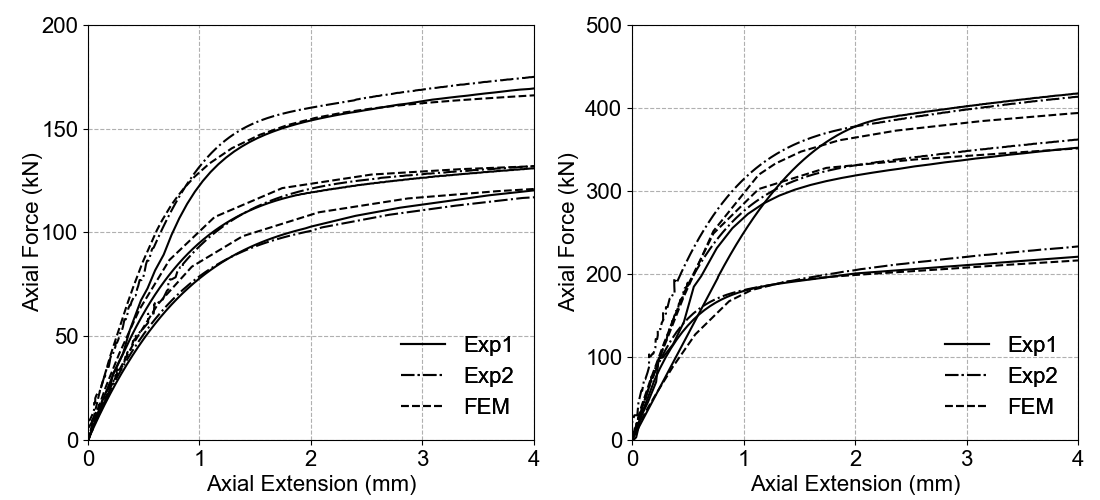

The script that drew this image:
inputfile1 = "/media/chenting/Work/Structural Engineering/Bolt Analysis/Bolt4/C1-1ExpLoadDisp.txt"
inputfile12 = "/media/chenting/Work/Structural Engineering/Bolt Analysis/Bolt4/C1-2ExpLoadDisp.txt"
inputfile1f = "/media/chenting/Work/Structural Engineering/Bolt Analysis/Bolt4/NoSFfem.txt"
inputfile2 = "/media/chenting/Work/Structural Engineering/Bolt Analysis/Bolt4/C2-1ExpLoadDisp.txt"
inputfile22 = "/media/chenting/Work/Structural Engineering/Bolt Analysis/Bolt4/C2-2ExpLoadDisp.txt"
inputfile2f = "/media/chenting/Work/Structural Engineering/Bolt Analysis/Bolt4/sf1fem.txt"
inputfile3 = "/media/chenting/Work/Structural Engineering/Bolt Analysis/Bolt4/C3-1ExpLoadDisp.txt"
inputfile32 = "/media/chenting/Work/Structural Engineering/Bolt Analysis/Bolt4/C3-2ExpLoadDisp.txt"
inputfile3f = "/media/chenting/Work/Structural Engineering/Bolt Analysis/Bolt4/sf2fem.txt"

inputfile4 = "/media/chenting/Work/Structural Engineering/Bolt Analysis/Bolt8/NoSF.txt"
inputfile42 = "/media/chenting/Work/Structural Engineering/Bolt Analysis/Bolt8/C4-2ExpLoadDisp.txt"
inputfile4f = "/media/chenting/Work/Structural Engineering/Bolt Analysis/Bolt8/NoSFfem.txt"
inputfile5 = "/media/chenting/Work/Structural Engineering/Bolt Analysis/Bolt8/sf81.txt"
inputfile5f = "/media/chenting/Work/Structural Engineering/Bolt Analysis/Bolt8/sf81fem.txt"
inputfile52 = "/media/chenting/Work/Structural Engineering/Bolt Analysis/Bolt8/C5-2ExpLoadDisp.txt"
inputfile6 = "/media/chenting/Work/Structural Engineering/Bolt Analysis/Bolt8/sf82.txt"
inputfile62 = "/media/chenting/Work/Structural Engineering/Bolt Analysis/Bolt8/C6-2ExpLoadDisp.txt"
inputfile6f = "/media/chenting/Work/Structural Engineering/Bolt Analysis/Bolt8/sf82fem.txt"

style = 'BlackWithoutMarker'
#style = 'Color'


execfile('Curvesetup.py')
difflimit = 50
data1 = readfile(inputfile1, difflimit)
data12 = readfile(inputfile12, difflimit)
data1f = readfile(inputfile1f, difflimit)
data2 = readfile(inputfile2, difflimit)
data22 = readfile(inputfile22, difflimit)
data2f = readfile(inputfile2f, difflimit)
data3 = readfile(inputfile3, difflimit)
data32 = readfile(inputfile32, difflimit)
data3f = readfile(inputfile3f, difflimit)
data4 = readfile(inputfile4, difflimit)
data42 = readfile(inputfile42, difflimit)
data4f = readfile(inputfile4f, difflimit)
data5 = readfile(inputfile5, difflimit)
data52 = readfile(inputfile52, difflimit)
data5f = readfile(inputfile5f, difflimit)
data6 = readfile(inputfile6, difflimit)
data62 = readfile(inputfile62, difflimit)
data6f = readfile(inputfile6f, difflimit)

plt.figure(figsize=(11, 5))
ax1 = plt.subplot(1, 2, 1)
#plt.plot(Uy1[0:-180], Fy1[0:-180])

if style == 'Color':
	p1, = plt.plot(data1.Uy1, data1.Fy1, color='b', label='C1')
	p1r, = plt.plot(data1f.Uy1, data1f.Fy1, color='b', label='C1', linestyle='--')
	p2, = plt.plot(data2.Uy1, data2.Fy1, color='g', label='C2')
	p2r, = plt.plot(data2f.Uy1, data2f.Fy1, color='g', label='C2', linestyle='--')
	p3, = plt.plot(data3.Uy1, data3.Fy1, color='r', label='C3')
	p3r, = plt.plot(data3f.Uy1, data3f.Fy1, color='r', label='C3', linestyle='--')
elif style == 'BlackWithMarker':
	p1, = plt.plot(data1.Uy1, data1.Fy1, color='black', label='C1', marker='^', markersize=10, markevery=(40, 20))
	p12, = plt.plot(data12.Uy1, data12.Fy1, color='black', label='C1', linestyle='-.', marker='^', markersize=10, markevery=(40, 20))
	p1r, = plt.plot(data1f.Uy1, data1f.Fy1, color='black', label='C1', linestyle='--', marker='^', markersize=10, markevery=(12, 7))
	p2, = plt.plot(data2.Uy1, data2.Fy1, color='black', label='C2', marker='v', markersize=10, markevery=(300, 300))
	p22, = plt.plot(data22.Uy1, data22.Fy1, color='black', label='C2', linestyle='-.', marker='v', markersize=10, markevery=(300, 300))
	p2r, = plt.plot(data2f.Uy1, data2f.Fy1, color='black', label='C2', linestyle='--', marker='v', markersize=10, markevery=(12, 5))
	p3, = plt.plot(data3.Uy1, data3.Fy1, color='black', label='C3', marker='o', markersize=10, markevery=(35, 200))
	p32, = plt.plot(data32.Uy1, data32.Fy1, color='black', label='C3', linestyle='-.', marker='o', markersize=10, markevery=(35, 200))
	p3r, = plt.plot(data3f.Uy1, data3f.Fy1, color='black', label='C3', linestyle='--', marker='o', markersize=10, markevery=(11, 5))
	
	firstlegend = plt.legend(handles=[p1, p2, p3], loc=1, bbox_to_anchor=(0.514, 0.38), prop=fontprop, title='Exp1:', frameon=False)
	thirdlegend = plt.legend(handles=[p12, p22, p32], loc=1, bbox_to_anchor=(0.757, 0.38), prop=fontprop, title='Exp2:', frameon=False)
	secondlegend = plt.legend(handles=[p1r, p2r, p3r], loc=1, bbox_to_anchor=(1.0, 0.38), prop=fontprop, title='FEM:', frameon=False)
	plt.gca().add_artist(firstlegend)
	plt.gca().add_artist(secondlegend)
	plt.gca().add_artist(thirdlegend)
	
elif style == 'BlackWithoutMarker':
	p1, = plt.plot(data1.Uy1, data1.Fy1, color='black', label='Exp1')
	p12, = plt.plot(data12.Uy1, data12.Fy1, color='black', label='Exp2', linestyle='-.')
	p1r, = plt.plot(data1f.Uy1, data1f.Fy1, color='black', label='FEM', linestyle='--')
	p2, = plt.plot(data2.Uy1, data2.Fy1, color='black', label='C2')
	p22, = plt.plot(data22.Uy1, data22.Fy1, color='black', label='C2', linestyle='-.')
	p2r, = plt.plot(data2f.Uy1, data2f.Fy1, color='black', label='C2', linestyle='--')
	p3, = plt.plot(data3.Uy1, data3.Fy1, color='black', label='C3')
	p32, = plt.plot(data32.Uy1, data32.Fy1, color='black', label='C3', linestyle='-.')
	p3r, = plt.plot(data3f.Uy1, data3f.Fy1, color='black', label='C3', linestyle='--')
	
	firstlegend = plt.legend(handles=[p1, p12, p1r], loc=1, bbox_to_anchor=(1.0, 0.3), prop=fontprop, frameon=False)
	plt.gca().add_artist(firstlegend)

plt.grid(linestyle='--')
plt.ylim(0, 200)
plt.xlim(0, 4)
plt.xticks([0, 1, 2, 3, 4], fontproperties=fontprop)
plt.yticks([0, 50, 100, 150, 200], fontproperties=fontprop)
plt.xlabel('Axial Extension (mm)', fontproperties=fontprop)
plt.ylabel('Axial Force (kN)', fontproperties=fontprop)
ax1.yaxis.set_label_coords(-0.1, 0.5)

# The second pic


ax2 = plt.subplot(1, 2, 2)
#plt.plot(Uy2[0:-200], Fy2[0:-200])

if style == 'Color':
	p4, = plt.plot(data4.Uy1, data4.Fy1, color='b', label='C4')
	p4r, = plt.plot(data4f.Uy1, data4f.Fy1, color='b', label='C4', linestyle='--')
	p5, = plt.plot(data5.Uy1, data5.Fy1, color='g', label='C5')
	p5r, = plt.plot(data5f.Uy1, data5f.Fy1, color='g', label='C5', linestyle='--')
	p6, = plt.plot(data6.Uy1, data6.Fy1, color='r', label='C6')
	p6r, = plt.plot(data6f.Uy1, data6f.Fy1, color='r', label='C6', linestyle='--')
	
elif style == 'BlackWithMarker':
	p4, = plt.plot(data4.Uy1, data4.Fy1, color='black', label='C4', marker='^', markersize=10, markevery=(70, 100))
	p4r, = plt.plot(data4f.Uy1, data4f.Fy1, color='black', label='C4', linestyle='--', marker='^', markersize=10, markevery=(14, 5))
	p5, = plt.plot(data5.Uy1, data5.Fy1, color='black', label='C5', marker='v', markersize=10, markevery=(650, 500))
	p5r, = plt.plot(data5f.Uy1, data5f.Fy1, color='black', label='C5', linestyle='--', marker='v', markersize=10, markevery=(14, 5))
	p6, = plt.plot(data6.Uy1, data6.Fy1, color='black', label='C6', marker='o', markersize=10, markevery=(25, 20))
	p6r, = plt.plot(data6f.Uy1, data6f.Fy1, color='black', label='C6', linestyle='--', marker='o', markersize=10, markevery=(11, 5))

	fourthlegend = plt.legend(handles=[p4, p5, p6], loc=1, bbox_to_anchor=(0.757, 0.38), prop=fontprop, title='Exp:', frameon=False)
	fifthlegend = plt.legend(handles=[p4r, p5r, p6r], loc=1, bbox_to_anchor=(1.0, 0.38), prop=fontprop, title='FEM:', frameon=False)

	plt.gca().add_artist(fourthlegend)
	plt.gca().add_artist(fifthlegend)

elif style == 'BlackWithoutMarker':
	p4, = plt.plot(data4.Uy1, data4.Fy1, color='black', label='Exp1')
	p42, = plt.plot(data42.Uy1, data42.Fy1, color='black', label='Exp2', linestyle='-.')
	p4r, = plt.plot(data4f.Uy1, data4f.Fy1, color='black', label='FEM', linestyle='--')
	p5, = plt.plot(data5.Uy1, data5.Fy1, color='black', label='Exp1')
	p52, = plt.plot(data52.Uy1, data52.Fy1, color='black', label='Exp2', linestyle='-.')
	p5r, = plt.plot(data5f.Uy1, data5f.Fy1, color='black', label='FEM', linestyle='--')
	p6, = plt.plot(data6.Uy1, data6.Fy1, color='black', label='C6')
	p62, = plt.plot(data62.Uy1, data62.Fy1, color='black', label='C6', linestyle='-.')
	p6r, = plt.plot(data6f.Uy1, data6f.Fy1, color='black', label='C6', linestyle='--')

	fourthlegend = plt.legend(handles=[p5, p52, p5r], loc=1, bbox_to_anchor=(1.0, 0.3), prop=fontprop, frameon=False)
	plt.gca().add_artist(fourthlegend)

plt.grid(linestyle='--')
plt.ylim(0, 500)
plt.xlim(0, 4)
#plt.xlim(0, 180)
plt.xticks([0, 1, 2, 3, 4], fontproperties=fontprop)
plt.yticks([0, 100, 200, 300, 400, 500], fontproperties=fontprop)
plt.xlabel('Axial Extension (mm)', fontproperties=fontprop)
plt.ylabel('Axial Force (kN)', fontproperties=fontprop)
ax2.yaxis.set_label_coords(-0.12, 0.5)

plt.subplots_adjust(left=0.08, right=0.98, wspace=0.22, hspace=0.1, bottom=0.12, top=0.95)

plt.show()
